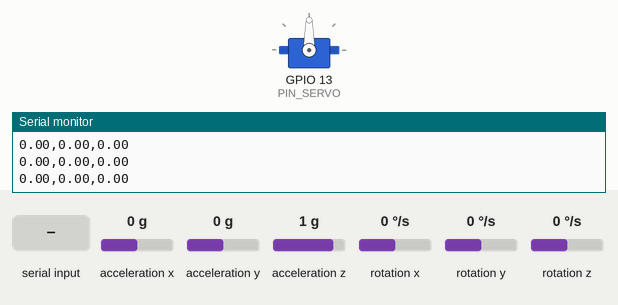
Simulated run of this sketch. Board: ESP32. On the bench: servo, the last lines printed to the serial monitor. Wiring (inferred from the names in the program): MPU-6050 motion sensor at I2C address 0x68. The inputs (shaded band) are chosen by the test bench; at power-on: rotation y 0 °/s, acceleration x 0 g, acceleration y 0 g, acceleration z 1 g, rotation x 0 °/s, rotation z 0 °/s.

Above: at 1.2 s.
1.3 s: rotation y set to -100 °/s
At 2.9 s:
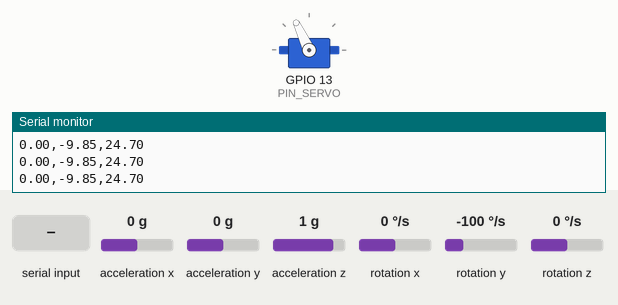
3.4 s: rotation y set to 100 °/s
5.5 s: "s90\n" received over Serial
At 6.7 s:
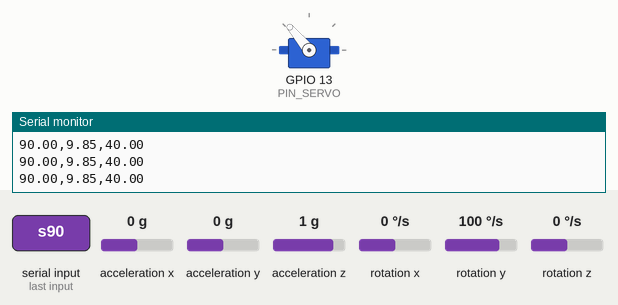
7.0 s: "d90\n" received over Serial
At 7.6 s:
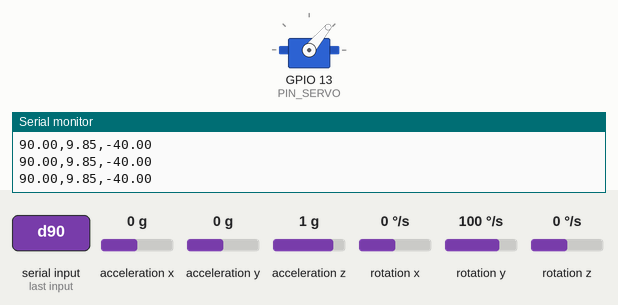
8.5 s: "d,45\n" received over Serial
At 9.0 s:
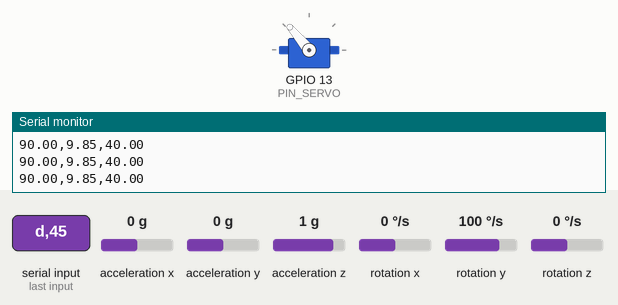
10.0 s: "p,45\n" received over Serial
At 11.1 s:
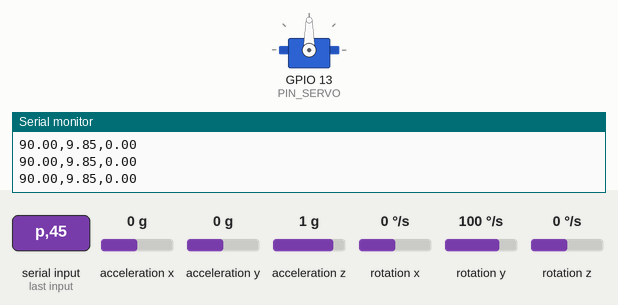
Timing chart, 0 to 12.5 s (numbered marks = the images above; inputs shaded):
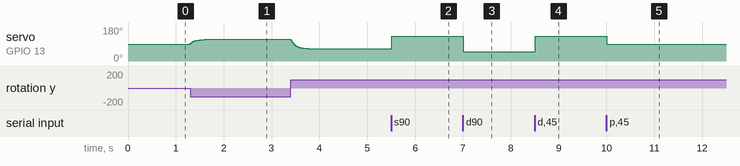

Measured:
- after the input at 5.5 s, servo on GPIO 13 (PIN_SERVO): 65° → 130° at once
- after the input at 7.0 s, servo on GPIO 13 (PIN_SERVO): 130° → 50° at once
- after the input at 8.5 s, servo on GPIO 13 (PIN_SERVO): 50° → 130° at once
- after the input at 10.0 s, servo on GPIO 13 (PIN_SERVO): 130° → 90° at once

The sketch:

Yuwand_Practice.ino
```cpp
#include <Wire.h>
#include <ESP32Servo.h>

const int     PIN_SDA   = 21;
const int     PIN_SCL   = 22;
const int     PIN_SERVO = 13;
const uint8_t MPU_ADDR  = 0x68;

const unsigned long LOOP_US = 10000;
const float SERVO_CENTER = 90.0;
const float SERVO_LIMIT  = 40.0;
const float SERVO_DIR    = +1.0;
const float ALPHA        = 0.90;
const float D_FILTER     = 0.05;

float Kp = 2.0;
float Ki = 0.0;     // i dinolkan untuk testing servo
float Kd = 0.05;
float setpoint = 0.0;   // target pitch (derajat) 0 = datar

Servo servo;
float pitch     = 0.0;
float pitchRate = 0.0;
float integral  = 0.0;
float dFilt     = 0.0;
float output    = 0.0;
unsigned long lastLoopUs  = 0;
unsigned long lastPrintMs = 0;

float clampf(float v, float lo, float hi) {
  return v < lo ? lo : (v > hi ? hi : v);
}

void mpuWrite(uint8_t reg, uint8_t val) {
  Wire.beginTransmission(MPU_ADDR);
  Wire.write(reg);
  Wire.write(val);
  Wire.endTransmission();
}


bool readMPU(float &ax, float &ay, float &az, float &gx, float &gy, float &gz) {
  Wire.beginTransmission(MPU_ADDR);
  Wire.write(0x3B);
  Wire.endTransmission(false);
  if (Wire.requestFrom((int)MPU_ADDR, 14) != 14) return false;
  int16_t r[7];
  for (int i = 0; i < 7; i++) r[i] = (Wire.read() << 8) | Wire.read();
  ax = r[0] / 16384.0;  ay = r[1] / 16384.0;  az = r[2] / 16384.0;
  gx = r[4] / 131.0;    gy = r[5] / 131.0;    gz = r[6] / 131.0;
  return true;
}

bool updatePitch(float dt) {
  float ax, ay, az, gx, gy, gz;
  if (!readMPU(ax, ay, az, gx, gy, gz)) return false;
  float pitchAcc = atan2(-ax, sqrt(ay * ay + az * az)) * 180.0 / PI;  // sudut dari accel
  pitchRate = gy;                                                      // laju dari gyro
  pitch = ALPHA * (pitch + pitchRate * dt) + (1.0 - ALPHA) * pitchAcc;
  return true;
}

void computePID(float dt) {
  float error = setpoint - pitch;

  float P = Kp * error;

  dFilt += (dt / (D_FILTER + dt)) * (pitchRate - dFilt);
  float D = -Kd * dFilt;

  float uUnsat = P + integral + D;
  float u      = clampf(uUnsat, -SERVO_LIMIT, SERVO_LIMIT);

  bool saturated    = (u != uUnsat);
  bool pushesDeeper = saturated && ((error > 0) == (uUnsat > 0));
  if (!pushesDeeper) integral += Ki * error * dt;

  output = u;
}

void driveServo() {
  float angle = SERVO_CENTER + SERVO_DIR * output;
  servo.writeMicroseconds(500 + (int)(angle / 180.0 * 1900.0));
}

void printLog() {
  if (millis() - lastPrintMs < 50) return;
  lastPrintMs = millis();
  Serial.print(setpoint, 2); Serial.print(',');
  Serial.print(pitch, 2);    Serial.print(',');
  Serial.println(output, 2);
}

void handleSerial() {
  if (!Serial.available()) return;
  String s = Serial.readStringUntil('\n');
  s.trim();
  if (s.length() < 1) return;
  char  c = s[0];
  float v = s.substring(1).toFloat();
  if      (c == 's') setpoint = v;
  else if (c == 'p') Kp = v;
  else if (c == 'i') Ki = v;
  else if (c == 'd') Kd = v;
  else if (c == 'r') integral = 0;
}

void setup() {
  Serial.begin(115200);
  Wire.begin(PIN_SDA, PIN_SCL);
  Wire.setClock(400000);
  mpuWrite(0x6B, 0x00);

  ESP32PWM::allocateTimer(0);
  servo.setPeriodHertz(50);
  servo.attach(PIN_SERVO, 500, 2400);
  servo.writeMicroseconds(500 + (int)(SERVO_CENTER / 180.0 * 1900.0));

  float ax, ay, az, gx, gy, gz;
  if (readMPU(ax, ay, az, gx, gy, gz)) pitch = atan2(-ax, sqrt(ay * ay + az * az)) * 180.0 / PI;
  else Serial.println("PERINGATAN: MPU6050 tidak terbaca, cek kabel SDA/SCL.");

  lastLoopUs = micros();
  Serial.println("setpoint,pitch,servo_offset");
}

void loop() {
  handleSerial();

  unsigned long now = micros();
  if (now - lastLoopUs < LOOP_US) return;
  float dt = (now - lastLoopUs) * 1e-6;
  lastLoopUs = now;
  if (dt > 0.05) dt = 0.05;

  if (!updatePitch(dt)) return;
  computePID(dt);
  driveServo();
  printLog();
}
```
